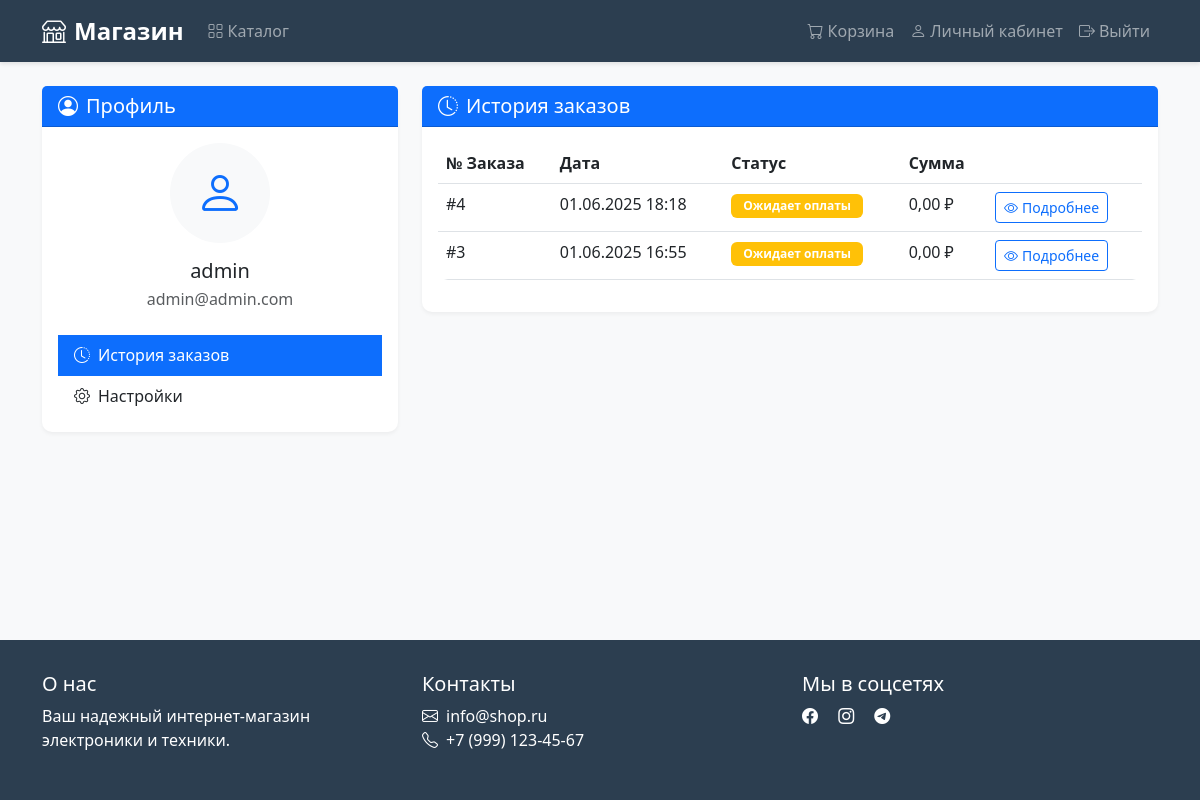
/profile/ (signed in), run on the app's committed database.
### store/models.py (models this page shows, shortened)
class Order(models.Model):
    STATUS_CHOICES = (
        ('pending', 'Ожидает оплаты'),
        ('paid', 'Оплачен'),
        ('shipped', 'Отправлен'),
        ('delivered', 'Доставлен'),
        ('cancelled', 'Отменен'),
    )
    user = models.ForeignKey(User, on_delete=models.CASCADE, verbose_name='Пользователь')
    first_name = models.CharField(max_length=50, blank=True, verbose_name='Имя')
    last_name = models.CharField(max_length=50, blank=True, verbose_name='Фамилия')
    email = models.EmailField(blank=True, verbose_name='Email')
    phone = models.CharField(max_length=20, blank=True, verbose_name='Телефон')
    address = models.CharField(max_length=250, blank=True, verbose_name='Адрес')
    postal_code = models.CharField(max_length=20, blank=True, verbose_name='Почтовый индекс')
    city = models.CharField(max_length=100, blank=True, verbose_name='Город')
    created = models.DateTimeField(auto_now_add=True, verbose_name='Дата создания')
    updated = models.DateTimeField(auto_now=True, verbose_name='Дата обновления')
    status = models.CharField(max_length=20, choices=STATUS_CHOICES, default='pending', verbose_name='Статус')
    total_price = models.DecimalField(max_digits=10, decimal_places=2, default=0, verbose_name='Общая стоимость')
    class Meta:
        ordering = ('-created',)
        verbose_name = 'Заказ'
        verbose_name_plural = 'Заказы'

### store/views.py (the view)
# urls.py: path('profile/', views.profile, name='profile'),
@login_required
def profile(request):
    orders = Order.objects.filter(user=request.user).order_by('-created')
    return render(request, 'store/profile.html', {'orders': orders})

### store/context_processors.py (called while the page is built)
def cart(request):
    cart = request.session.get('cart', {})
    return {'cart': cart}

### store/templates/store/profile.html (shortened to what this page needs)
{% extends "store/base.html" %}
{% block content %}
    <div class="row">
        <div class="col-md-4">
            <div class="card mb-4">
                <div class="card-header bg-primary text-white">
                    <h5 class="mb-0">
                        <i class="bi bi-person-circle me-2"></i>Профиль
                    </h5>
                </div>
                <div class="card-body">
                    <div class="text-center mb-4">
                        <div class="bg-light rounded-circle d-inline-flex align-items-center justify-content-center mb-3"
                             style="width: 100px; height: 100px;">
                            <i class="bi bi-person text-primary" style="font-size: 3rem;"></i>
                        </div>
                        <h5 class="mb-1">{{ user.get_full_name|default:user.username }}</h5>
                        <p class="text-muted mb-0">{{ user.email }}</p>
                    </div>
                    <div class="list-group list-group-flush">
                        <a href="{% url 'store:profile' %}" class="list-group-item list-group-item-action active">
                            <i class="bi bi-clock-history me-2"></i>История заказов
                        </a>
                        <a href="#" class="list-group-item list-group-item-action">
                            <i class="bi bi-gear me-2"></i>Настройки
                        </a>
                    </div>
                </div>
            </div>
        </div>
        <div class="col-md-8">
            <div class="card">
                <div class="card-header bg-primary text-white">
                    <h5 class="mb-0">
                        <i class="bi bi-clock-history me-2"></i>История заказов
                    </h5>
                </div>
                <div class="card-body">
                    {% if orders %}
                        <div class="table-responsive">
                            <table class="table">
                                <thead>
                                    <tr>
                                        <th>№ Заказа</th>
                                        <th>Дата</th>
                                        <th>Статус</th>
                                        <th>Сумма</th>
                                        <th></th>
                                    </tr>
                                </thead>
                                <tbody>
                                    {% for order in orders %}
                                        <tr>
                                            <td>#{{ order.id }}</td>
                                            <td>{{ order.created|date:"d.m.Y H:i" }}</td>
                                            <td>
                                                {% if order.status == 'paid' %}
                                                    <span class="badge bg-success">Оплачен</span>
                                                {% elif order.status == 'pending' %}
                                                    <span class="badge bg-warning">Ожидает оплаты</span>
                                                {% elif order.status == 'shipped' %}
                                                    <span class="badge bg-info">Отправлен</span>
                                                {% elif order.status == 'delivered' %}
                                                    <span class="badge bg-success">Доставлен</span>
                                                {% elif order.status == 'cancelled' %}
                                                    <span class="badge bg-danger">Отменен</span>
                                                {% endif %}
                                            </td>
                                            <td>{{ order.total_price }} ₽</td>
                                            <td>
                                                <a href="{% url 'store:order_detail' order.id %}"
                                                   class="btn btn-sm btn-outline-primary">
                                                    <i class="bi bi-eye me-1"></i>Подробнее
                                                </a>
                                            </td>
                                        </tr>
                                    {% endfor %}
                                </tbody>
                            </table>
                        </div>
                    {% endif %}
                </div>
            </div>
        </div>
    </div>
{% endblock %}

### store/templates/store/base.html (style rules this page uses)
:root { --primary-color: #2c3e50; --secondary-color: #3498db; --accent-color: #e74c3c; }
html, body { height: 100%; margin: 0; padding: 0; }
body { font-family: 'Segoe UI', system-ui, -apple-system, sans-serif; background-color: #f8f9fa; min-height: 100vh; display: flex; flex-direction: column; }
.card { border: none; border-radius: 10px; box-shadow: 0 2px 4px rgba(0,0,0,0.05); transition: transform 0.3s ease, box-shadow 0.3s ease; }
.table { background-color: white; border-radius: 10px; overflow: hidden; }
.badge { padding: 0.5em 1em; border-radius: 6px; }

### data on the page
Order: id "4", created "01.06.2025 18:18", status "Ожидает оплаты", total_price "0,00"
Order: id "3", created "01.06.2025 16:55", status "Ожидает оплаты", total_price "0,00"

### other printed values
{{ user.get_full_name|default:user.username }} "admin"
{{ user.email }} "admin@admin.com"
